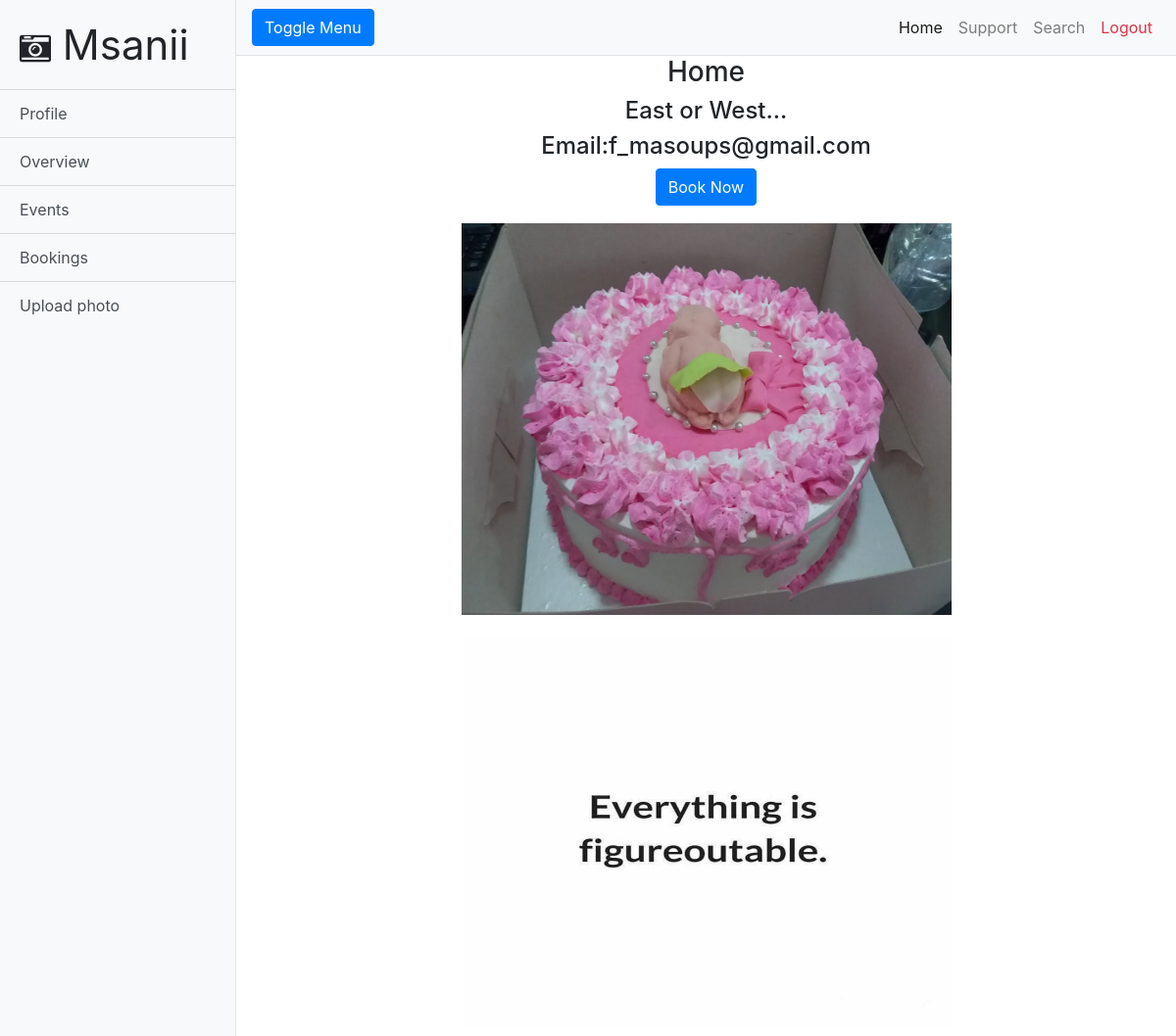
The app's page /location.php?id=1 with its own data.
### tables this page shows
CREATE TABLE `location` (
  `location_id` int(11) NOT NULL,
  `location_name` text NOT NULL,
  `city` text NOT NULL,
  `description` text NOT NULL,
  `image_name` text NOT NULL,
  `verified` text NOT NULL,
  `owner_id` int(11) DEFAULT NULL
);

CREATE TABLE `owner` (
  `owner_id` int(11) NOT NULL,
  `first_name` tinytext DEFAULT NULL,
  `last_name` tinytext DEFAULT NULL,
  `username` text NOT NULL,
  `phone_number` text DEFAULT NULL,
  `email` varchar(35) DEFAULT NULL,
  `password` text DEFAULT NULL,
  `verified` text NOT NULL
);

CREATE TABLE `images` (
  `image_id` int(11) NOT NULL,
  `image_name` varchar(60) DEFAULT NULL,
  `location_id` int(11) DEFAULT NULL,
  `model_id` int(11) DEFAULT NULL,
  `photographer_id` int(11) DEFAULT NULL,
  `caption` text NOT NULL,
  `date_uploaded` timestamp NOT NULL DEFAULT current_timestamp()
);

### location.php (the view, shortened to what this page needs)
<!DOCTYPE html>
<html lang="en">
<head>
  <link href="vendor/bootstrap/css/bootstrap.min.css" rel="stylesheet">
  <link href="css/simple-sidebar.css" rel="stylesheet">
  <link rel="stylesheet" href="https://cdnjs.cloudflare.com/ajax/libs/font-awesome/4.7.0/css/font-awesome.min.css">
</head>
<body>
  <div class="d-flex" id="wrapper">
    <div class="bg-light border-right" id="sidebar-wrapper">
      <div class="sidebar-heading" style="font-size: 42px">
        <i class="fa fa-camera-retro" style="font-size: 32px"></i>&nbsp;Msanii
      </div>
      <div class="list-group list-group-flush">
        <a href="profile.php" class="list-group-item list-group-item-action bg-light">Profile</a>
        <a href="#" class="list-group-item list-group-item-action bg-light">Overview</a>
        <a href="#" class="list-group-item list-group-item-action bg-light">Events</a>
        <a href="booking.php" class="list-group-item list-group-item-action bg-light">Bookings</a>
        <a href="uploadPhoto.php" class="list-group-item list-group-item-action bg-light">Upload photo</a>
      </div>
    </div>
    <div id="page-content-wrapper">
      <nav class="navbar navbar-expand-lg navbar-light bg-light border-bottom">
        <button class="btn btn-primary" id="menu-toggle">Toggle Menu</button>
        <div class="collapse navbar-collapse" id="navbarSupportedContent">
          <ul class="navbar-nav ml-auto mt-2 mt-lg-0">
            <li class="nav-item active">
              <a class="nav-link" href="profile.php">Home<span class="sr-only">(current)</span></a>
            </li>
            <li class="nav-item">
              <a class="nav-link" href="#">Support</a>
            </li>
            <li class="nav-item">
              <a class="nav-link" href="search.php">Search</a>
            </li>
            <li class="nav-item">
              <a class="nav-link text-danger" href="logout.php">Logout</a>
            </li>
          </ul>
        </div>
      </nav>
      <div class="container-fluid" style="text-align: center">
        <?php
          require 'connect.php';
          $location_id = $_GET["id"];
          $sql = "SELECT * FROM location WHERE (location_id = '$location_id')";
          $result = $conn -> query($sql);
          if ($row = $result -> fetch_assoc()) {
            $location_name = $row["location_name"];
            echo "<h3>".$location_name."</h3>";
            echo "<h4>".$row["description"]."</h4>";
            $sql="SELECT email FROM owner WHERE owner_id=".$row["owner_id"];
            $result1 = $conn -> query($sql);
            if ($result1 -> num_rows > 0) {
              while ($row1 = $result1 -> fetch_assoc()) {
                echo "<h4>Email:".$row1["email"]."</h4>";
              }
            }
            echo "<h4><a class=\"btn btn-primary\" href=\"booking.php?locID=".$row["location_id"]."\">Book Now</a></h4>";
          }
          $sql = "SELECT * FROM images WHERE (location_id = '$location_id')";
          $result = $conn -> query($sql);
          if ($result -> num_rows > 0) {
            while ($row = $result -> fetch_assoc()) {
              echo "<img src = \"uploads/".$row["image_name"]."\" id=\"locImg\">";
            }
          }
         ?>
      </div>
    </div>
  </div>
</body>
</html>

### css/simple-sidebar.css (style rules this page uses)
body { overflow-x: hidden; }
#sidebar-wrapper { min-height: 100vh; margin-left: -15rem; -webkit-transition: margin .25s ease-out; -moz-transition: margin .25s ease-out; -o-transition: margin .25s ease-out; transition: margin .25s ease-out; }
#sidebar-wrapper .sidebar-heading { padding: 0.875rem 1.25rem; font-size: 1.2rem; }
#sidebar-wrapper .list-group { width: 15rem; }
#page-content-wrapper { min-width: 100vw; }
@media (min-width: 768px) { #sidebar-wrapper { margin-left: 0; } }
@media (min-width: 768px) { #page-content-wrapper { min-width: 0; width: 100%; } }

### location.php (style rules this page uses)
#locImg { width: 500px; height: 400px; margin: 10px; }

### records on screen
location: location_name "Home", description "East or West..."
owner: email "f_masoups@gmail.com"
images: image_name (picture)
images: image_name (picture)
